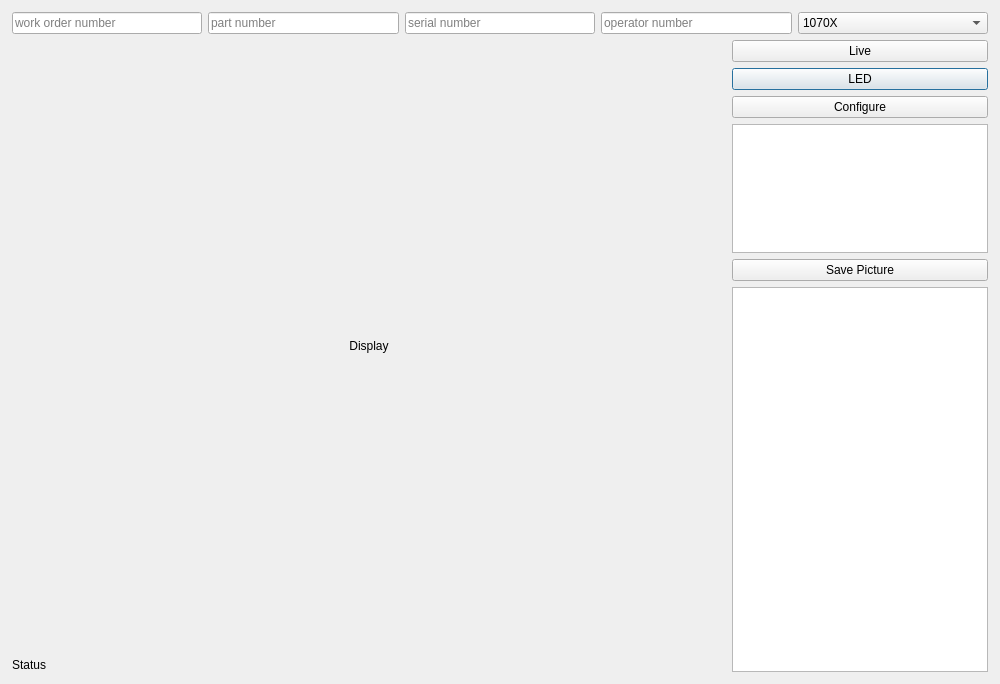
<?xml version="1.0" encoding="UTF-8"?>
<ui version="4.0">
 <class>Dialog</class>
 <widget class="QDialog" name="Dialog">
  <property name="geometry">
   <rect>
    <x>0</x>
    <y>0</y>
    <width>1000</width>
    <height>684</height>
   </rect>
  </property>
  <property name="sizePolicy">
   <sizepolicy hsizetype="Preferred" vsizetype="Preferred">
    <horstretch>1</horstretch>
    <verstretch>1</verstretch>
   </sizepolicy>
  </property>
  <property name="maximumSize">
   <size>
    <width>1000</width>
    <height>800</height>
   </size>
  </property>
  <property name="windowTitle">
   <string>CS</string>
  </property>
  <property name="sizeGripEnabled">
   <bool>false</bool>
  </property>
  <property name="modal">
   <bool>false</bool>
  </property>
  <layout class="QGridLayout" name="gridLayout_3">
   <property name="sizeConstraint">
    <enum>QLayout::SetMaximumSize</enum>
   </property>
   <item row="0" column="0">
    <layout class="QGridLayout" name="gridLayout">
     <property name="leftMargin">
      <number>1</number>
     </property>
     <property name="topMargin">
      <number>1</number>
     </property>
     <property name="rightMargin">
      <number>1</number>
     </property>
     <property name="bottomMargin">
      <number>1</number>
     </property>
     <item row="0" column="0">
      <layout class="QGridLayout" name="gridLayout_2" columnstretch="1,1,1,1,1">
       <item row="0" column="0">
        <widget class="QLineEdit" name="line_workorder">
         <property name="whatsThis">
          <string/>
         </property>
         <property name="inputMethodHints">
          <set>Qt::ImhHiddenText</set>
         </property>
         <property name="inputMask">
          <string/>
         </property>
         <property name="text">
          <string extracomment="ddd"/>
         </property>
         <property name="placeholderText">
          <string>work order number</string>
         </property>
        </widget>
       </item>
       <item row="0" column="1">
        <widget class="QLineEdit" name="line_partnumber">
         <property name="placeholderText">
          <string>part number</string>
         </property>
        </widget>
       </item>
       <item row="0" column="2">
        <widget class="QLineEdit" name="line_serialnumber">
         <property name="placeholderText">
          <string>serial number</string>
         </property>
        </widget>
       </item>
       <item row="0" column="3">
        <widget class="QLineEdit" name="line_operatornumber">
         <property name="placeholderText">
          <string>operator number</string>
         </property>
        </widget>
       </item>
       <item row="0" column="4">
        <widget class="QComboBox" name="line_process">
         <item>
          <property name="text">
           <string>1070X</string>
          </property>
         </item>
         <item>
          <property name="text">
           <string>1080</string>
          </property>
         </item>
         <item>
          <property name="text">
           <string>9000</string>
          </property>
         </item>
        </widget>
       </item>
      </layout>
     </item>
     <item row="1" column="0">
      <layout class="QHBoxLayout" name="horizontalLayout_2" stretch="1,0">
       <item>
        <layout class="QVBoxLayout" name="verticalLayout" stretch="1,0">
         <item>
          <widget class="QLabel" name="imageview">
           <property name="maximumSize">
            <size>
             <width>1000</width>
             <height>800</height>
            </size>
           </property>
           <property name="text">
            <string>Display</string>
           </property>
           <property name="scaledContents">
            <bool>true</bool>
           </property>
           <property name="alignment">
            <set>Qt::AlignCenter</set>
           </property>
          </widget>
         </item>
         <item>
          <widget class="QLabel" name="label_status">
           <property name="text">
            <string>Status</string>
           </property>
          </widget>
         </item>
        </layout>
       </item>
       <item>
        <layout class="QVBoxLayout" name="verticalLayout_2" stretch="1,1,1,1,1,3">
         <item>
          <widget class="QPushButton" name="btn_start">
           <property name="text">
            <string>Live</string>
           </property>
           <property name="checkable">
            <bool>true</bool>
           </property>
           <property name="autoDefault">
            <bool>false</bool>
           </property>
          </widget>
         </item>
         <item>
          <widget class="QPushButton" name="btn_led">
           <property name="sizePolicy">
            <sizepolicy hsizetype="Minimum" vsizetype="Fixed">
             <horstretch>1</horstretch>
             <verstretch>1</verstretch>
            </sizepolicy>
           </property>
           <property name="styleSheet">
            <string notr="true">QPushButton:on { background-color: rgb(0, 255, 0) }
QPushButton:off { background-color: rgb(255, 0, 0) }
</string>
           </property>
           <property name="text">
            <string>LED</string>
           </property>
           <property name="checkable">
            <bool>true</bool>
           </property>
          </widget>
         </item>
         <item>
          <widget class="QPushButton" name="btn_configure">
           <property name="text">
            <string>Configure</string>
           </property>
          </widget>
         </item>
         <item>
          <widget class="QTextEdit" name="text_comment"/>
         </item>
         <item>
          <widget class="QPushButton" name="btn_save">
           <property name="text">
            <string>Save Picture</string>
           </property>
          </widget>
         </item>
         <item>
          <widget class="QListWidget" name="list_imagename"/>
         </item>
        </layout>
       </item>
      </layout>
     </item>
    </layout>
   </item>
  </layout>
 </widget>
 <tabstops>
  <tabstop>line_workorder</tabstop>
  <tabstop>line_partnumber</tabstop>
  <tabstop>line_serialnumber</tabstop>
  <tabstop>line_operatornumber</tabstop>
  <tabstop>line_process</tabstop>
  <tabstop>btn_led</tabstop>
  <tabstop>btn_configure</tabstop>
  <tabstop>btn_save</tabstop>
  <tabstop>list_imagename</tabstop>
 </tabstops>
 <resources/>
 <connections>
  <connection>
   <sender>list_imagename</sender>
   <signal>itemClicked(QListWidgetItem*)</signal>
   <receiver>Dialog</receiver>
   <slot>getimagename()</slot>
   <hints>
    <hint type="sourcelabel">
     <x>819</x>
     <y>474</y>
    </hint>
    <hint type="destinationlabel">
     <x>749</x>
     <y>744</y>
    </hint>
   </hints>
  </connection>
 </connections>
 <slots>
  <slot>getimagename()</slot>
 </slots>
</ui>
